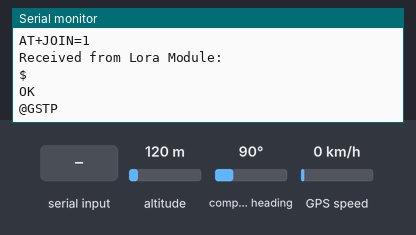
This sketch was run on a simulated ESP32. On the bench: the last lines printed to the serial monitor. The inputs (shaded band) are chosen by the test bench; at power-on: altitude 120 m, compass heading 90°, GPS speed 0 km/h. The GPS gets a fix after 3 s at 37.7749, -122.4194 with 8 satellites; the modem accepts every AT command (registered, SIM ready, sends succeed) and sends nothing else.

Above: at 7.3 s.
7.4 s: "lora:" received over Serial
At 9.5 s:
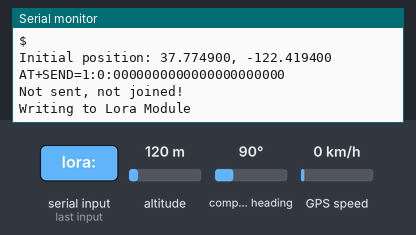
9.6 s: "lora:" received over the second serial link
At 11.6 s:
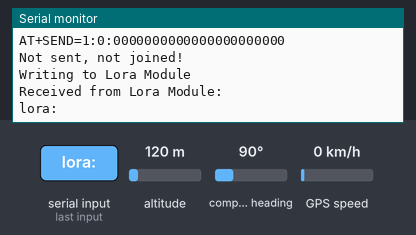
12.1 s: "gps:" received over Serial
At 13.5 s:
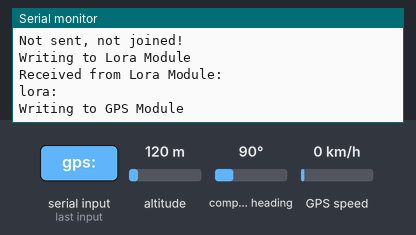
14.6 s: "gps:" received over the second serial link
At 16.7 s:
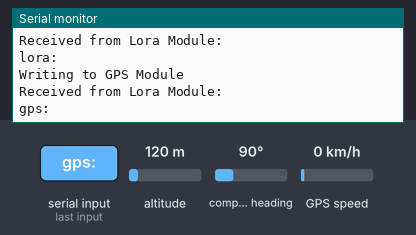
17.1 s: "current_gps" received over Serial
At 18.7 s:
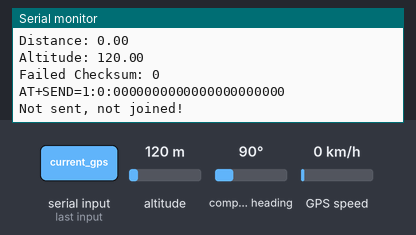
19.6 s: "current_gps" received over the second serial link
At 21.6 s:
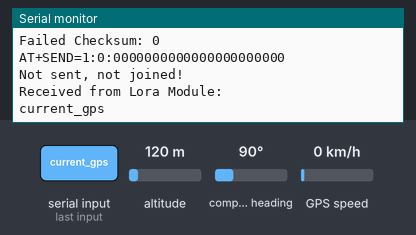

Measured:
- after the input at 7.4 s, the serial monitor: prints a new line after 1.7 s (image 1)
- after the input at 9.6 s, the serial monitor: prints a new line after 1.0 s (image 2)
- after the input at 12.1 s, the serial monitor: prints a new line after 1.0 s (image 3)
- after the input at 14.6 s, the serial monitor: prints a new line after 1.0 s (image 4)
- after the input at 17.1 s, the serial monitor: prints a new line after 1.0 s (image 5)
- after the input at 19.6 s, the serial monitor: prints a new line after 1.0 s (image 6)

The sketch:

trackerESP32.ino
```cpp
#include <HardwareSerial.h>
#include <SoftwareSerial.h>
#include <TinyGPSPlus.h>
#include <CayenneLPP.h>

#define RX_lora 15
#define TX_lora 4
#define RX_gps 23
#define TX_gps 22

EspSoftwareSerial::UART lora_serial;
HardwareSerial gps_serial(2);

TinyGPSPlus gps;
CayenneLPP lpp(51);

double last_lat = 0;
double last_lng = 0;

bool helium_joined = false;

void setup()
{
  Serial.begin(115200);

  lora_serial.begin(9600, SWSERIAL_8N1, RX_lora, TX_lora, false);
  gps_serial.begin(115200, SERIAL_8N1, RX_gps, TX_gps);

  //wait a bit for serail to stabilize
  delay(5000);

  //try join Helium
  sendLoraCommand("AT+JOIN=1");
  delay(100);
  checkForLoRaData();

  //set GPS at idle
  sendGPSCommand("@GSTP"); //set idle
}

void loop() {
  if (Serial.available()){
    String content = Serial.readString();
    content.trim();
    if(content.startsWith("lora:")) {
      Serial.println("Writing to Lora Module");
      sendLoraCommand(content.substring(5));
    } else if(content.startsWith("gps:")) {
      Serial.println("Writing to GPS Module");
      sendGPSCommand(content.substring(4));
    } else if(content == "current_gps") {
      Serial.println("Current position: " + String(gps.location.lat(), 6) + ", " + String(gps.location.lng(), 6));
      Serial.println("Distance: " + String(gps.distanceBetween(gps.location.lat(), gps.location.lng(), last_lat, last_lng)));
      Serial.println("Altitude: " + String(gps.altitude.meters()));
      Serial.println("Failed Checksum: " + String(gps.failedChecksum()));
      //send out current location
      setCayenneData();
    }
  }

  checkForLoRaData();

  String gps_incomming = "";
  while (gps_serial.available() > 0) {
    char c = (char)gps_serial.read();
    gps_incomming += c;
    if (gps.encode(c)) {
      handleLocation();
    }
  }
  // if(gps_incomming != "") {
  //   Serial.println(gps_incomming);
  // }
}

void checkForLoRaData() {
  if (lora_serial.available()) {
    String incomming = lora_serial.readString();
    incomming.trim();
    Serial.println("Received from Lora Module:");
    Serial.println(incomming);
    if(incomming.indexOf("+EVT:JOINED") >= 0) {
      Serial.println("Joined Helium!");
      helium_joined = true;
      //only init GPS after Helium is joined
      initGPS();
    } else if(incomming.indexOf("+EVT:JOIN FAILED") >= 0) {
      Serial.println("Failed to join Helium :) Retry!");
      sendLoraCommand("AT+JOIN=1");
      helium_joined = false;
    }
  }
}

void sendLoraCommand(String command) {
  command = command + "\r\n";
  char* buf = (char*) malloc(sizeof(char) * command.length() + 1);
  Serial.println(command);
  command.toCharArray(buf, command.length() + 1);
  lora_serial.write(buf);
  free(buf);
}

void sendLoraCayenne(uint8_t *data, uint8_t size) {
  String command = "AT+SEND=1:0:";
  for (unsigned char i = 0; i < size; i++)
  {
    if(data[i] < 0x10) {
      command += '0';
    }
    command += String(data[i], HEX);
  }
  command += "\r\n";
  Serial.println(command);
  //only send data if joined to Helium network
  if(helium_joined) {
    char* buf = (char*) malloc(sizeof(char) * command.length() + 1);
    command.toCharArray(buf, command.length() + 1);
    lora_serial.write(buf);
    free(buf);
  } else {
    Serial.println("Not sent, not joined!");
  }
}

void sendGPSCommand(String command) {
  command = command + "\r\n";
  char* buf = (char*) malloc(sizeof(char) * command.length() + 1);
  Serial.println(command);
  command.toCharArray(buf, command.length() + 1);
  gps_serial.write(buf);
  free(buf);
}

void initGPS() {
  Serial.println("Initializing GPS");

  sendGPSCommand("@GSTP"); //set idle
  delay(100);
  sendGPSCommand("@GNS 815"); //use all satelites
  delay(100);
  sendGPSCommand("@GPPS 1"); //output as soon as clock data is received
  delay(100);
  sendGPSCommand("@GSOP 1 3000 0"); //output data once every 3 seconds
  delay(100);
  sendGPSCommand("@GSR"); //hot start
  delay(100);
}

void handleLocation()
{
  if (gps.location.isValid())
  {
    if(last_lat == 0 || last_lng == 0) {
      //first position, set initial values
      last_lat = gps.location.lat();
      last_lng = gps.location.lng();
      Serial.println("Initial position: " + String(last_lat, 6) + ", " + String(last_lng, 6));
      setCayenneData();
    } else {
      //update last position if distance is greater than 10m
      if(gps.distanceBetween(gps.location.lat(), gps.location.lng(), last_lat, last_lng) > 10) {
        last_lat = gps.location.lat();
        last_lng = gps.location.lng();
        Serial.println("Updated position: " + String(last_lat, 6) + ", " + String(last_lng, 6));
        setCayenneData();
      }
    }
  }
}

void setCayenneData() {
  lpp.reset();
  lpp.addGPS(1, gps.location.lat(), gps.location.lng(), gps.altitude.meters());
  sendLoraCayenne(lpp.getBuffer(), lpp.getSize());
}
```
